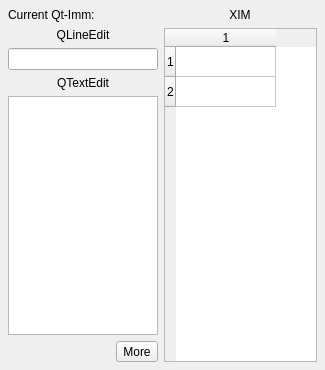
<ui version="4.0" >
 <author></author>
 <comment></comment>
 <exportmacro></exportmacro>
 <class>TestInputWidgets</class>
 <widget class="QWidget" name="TestInputWidgets" >
  <property name="geometry" >
   <rect>
    <x>0</x>
    <y>0</y>
    <width>325</width>
    <height>370</height>
   </rect>
  </property>
  <property name="windowTitle" >
   <string>Test Qt-immodule</string>
  </property>
  <layout class="QVBoxLayout" >
   <property name="margin" >
    <number>8</number>
   </property>
   <property name="spacing" >
    <number>6</number>
   </property>
   <item>
    <layout class="QHBoxLayout" >
     <property name="margin" >
      <number>0</number>
     </property>
     <property name="spacing" >
      <number>0</number>
     </property>
     <item>
      <widget class="QLabel" name="textLabel2_2_2" >
       <property name="text" >
        <string>Current Qt-Imm:</string>
       </property>
      </widget>
     </item>
     <item>
      <widget class="QLabel" name="currentImmodule" >
       <property name="text" >
        <string>XIM</string>
       </property>
       <property name="alignment" >
        <set>Qt::AlignCenter</set>
       </property>
      </widget>
     </item>
    </layout>
   </item>
   <item>
    <layout class="QHBoxLayout" >
     <property name="margin" >
      <number>0</number>
     </property>
     <property name="spacing" >
      <number>6</number>
     </property>
     <item>
      <layout class="QVBoxLayout" >
       <property name="margin" >
        <number>0</number>
       </property>
       <property name="spacing" >
        <number>6</number>
       </property>
       <item>
        <widget class="QLabel" name="textLabel1" >
         <property name="sizePolicy" >
          <sizepolicy>
           <hsizetype>1</hsizetype>
           <vsizetype>5</vsizetype>
           <horstretch>0</horstretch>
           <verstretch>0</verstretch>
          </sizepolicy>
         </property>
         <property name="text" >
          <string>&lt;p align=&quot;center&quot;>QLineEdit&lt;/p></string>
         </property>
        </widget>
       </item>
       <item>
        <widget class="QLineEdit" name="lineEdit1" >
         <property name="sizePolicy" >
          <sizepolicy>
           <hsizetype>5</hsizetype>
           <vsizetype>0</vsizetype>
           <horstretch>0</horstretch>
           <verstretch>0</verstretch>
          </sizepolicy>
         </property>
         <property name="minimumSize" >
          <size>
           <width>150</width>
           <height>0</height>
          </size>
         </property>
         <property name="maximumSize" >
          <size>
           <width>150</width>
           <height>16777215</height>
          </size>
         </property>
        </widget>
       </item>
       <item>
        <widget class="QLabel" name="textLabel2" >
         <property name="text" >
          <string>&lt;p align=&quot;center&quot;>QTextEdit&lt;/p></string>
         </property>
        </widget>
       </item>
       <item>
        <widget class="QTextEdit" name="textEdit1" >
         <property name="sizePolicy" >
          <sizepolicy>
           <hsizetype>5</hsizetype>
           <vsizetype>7</vsizetype>
           <horstretch>0</horstretch>
           <verstretch>0</verstretch>
          </sizepolicy>
         </property>
         <property name="maximumSize" >
          <size>
           <width>150</width>
           <height>16777215</height>
          </size>
         </property>
        </widget>
       </item>
       <item>
        <layout class="QHBoxLayout" >
         <property name="margin" >
          <number>0</number>
         </property>
         <property name="spacing" >
          <number>6</number>
         </property>
         <item>
          <spacer>
           <property name="orientation" >
            <enum>Qt::Horizontal</enum>
           </property>
           <property name="sizeType" >
            <enum>QSizePolicy::Expanding</enum>
           </property>
           <property name="sizeHint" >
            <size>
             <width>40</width>
             <height>20</height>
            </size>
           </property>
          </spacer>
         </item>
         <item>
          <widget class="QToolButton" name="toolButton" >
           <property name="text" >
            <string>More</string>
           </property>
           <property name="checkable" >
            <bool>true</bool>
           </property>
          </widget>
         </item>
        </layout>
       </item>
      </layout>
     </item>
     <item>
      <widget class="QTableWidget" name="tableWidget" >
       <property name="rowCount" >
        <number>2</number>
       </property>
       <property name="columnCount" >
        <number>1</number>
       </property>
      </widget>
     </item>
    </layout>
   </item>
  </layout>
  <widget class="QWidget" name="" >
   <property name="geometry" >
    <rect>
     <x>9</x>
     <y>9</y>
     <width>503</width>
     <height>16</height>
    </rect>
   </property>
  </widget>
  <widget class="QWidget" name="" >
   <property name="geometry" >
    <rect>
     <x>9</x>
     <y>54</y>
     <width>503</width>
     <height>16</height>
    </rect>
   </property>
  </widget>
  <widget class="QWidget" name="" >
   <property name="geometry" >
    <rect>
     <x>10</x>
     <y>90</y>
     <width>503</width>
     <height>263</height>
    </rect>
   </property>
  </widget>
  <widget class="QWidget" name="" >
   <property name="geometry" >
    <rect>
     <x>9</x>
     <y>345</y>
     <width>503</width>
     <height>16</height>
    </rect>
   </property>
  </widget>
  <widget class="QWidget" name="" >
   <property name="geometry" >
    <rect>
     <x>11</x>
     <y>91</y>
     <width>152</width>
     <height>261</height>
    </rect>
   </property>
  </widget>
  <widget class="QWidget" name="" >
   <property name="geometry" >
    <rect>
     <x>12</x>
     <y>326</y>
     <width>150</width>
     <height>25</height>
    </rect>
   </property>
  </widget>
 </widget>
 <layoutdefault spacing="6" margin="11" />
 <pixmapfunction>qPixmapFromMimeSource</pixmapfunction>
 <resources/>
 <connections>
  <connection>
   <sender>toolButton</sender>
   <signal>clicked(bool)</signal>
   <receiver>tableWidget</receiver>
   <slot>setVisible(bool)</slot>
   <hints>
    <hint type="sourcelabel" >
     <x>159</x>
     <y>337</y>
    </hint>
    <hint type="destinationlabel" >
     <x>318</x>
     <y>289</y>
    </hint>
   </hints>
  </connection>
 </connections>
</ui>
